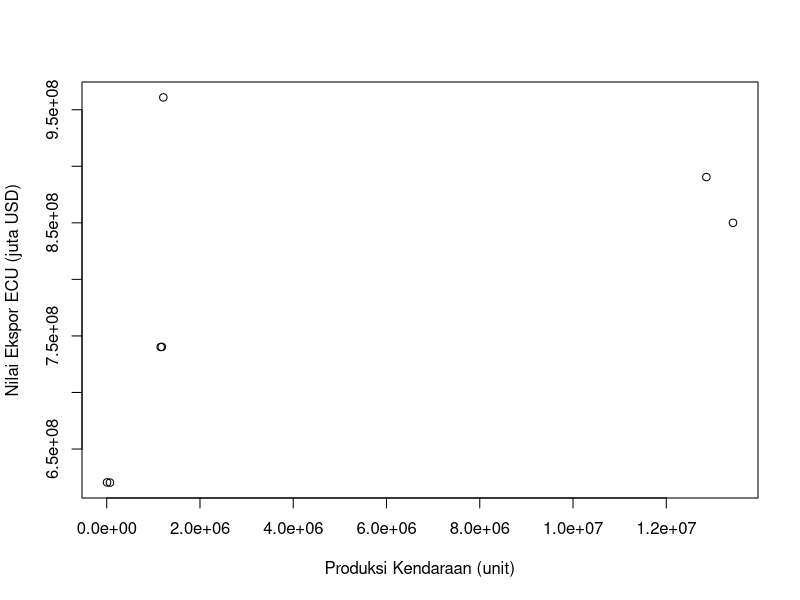
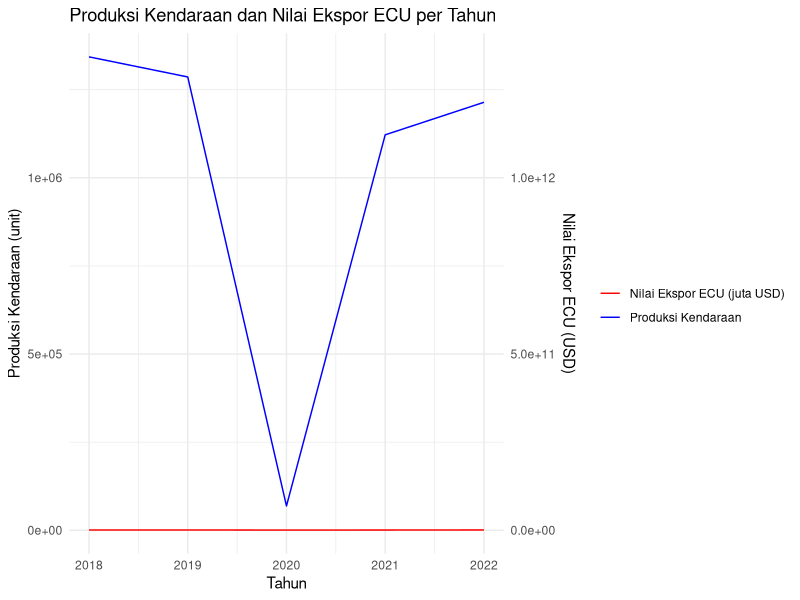
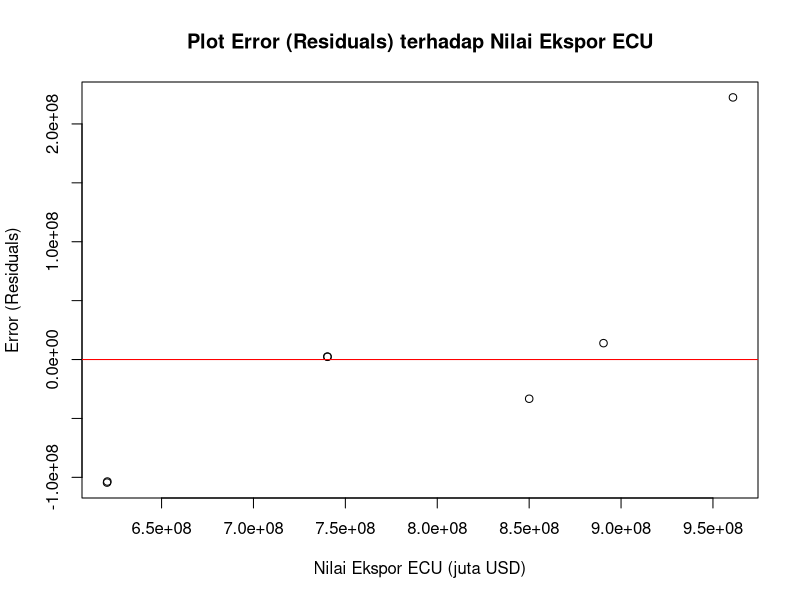
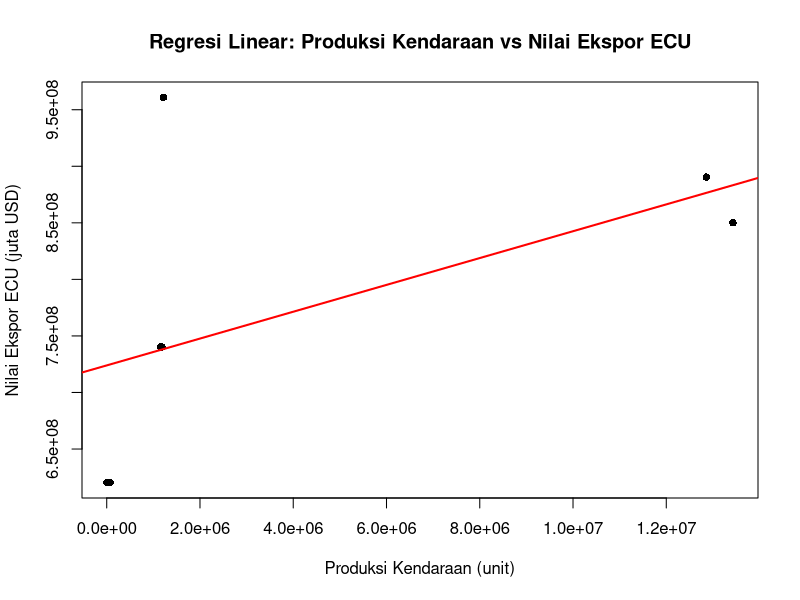

The R source for these figures, in order:
## ---- chunk 1
library(tidyverse) 
library(readxl)    
## ---- chunk 2
library(readxl)
dat <- read_excel('TRADEDATA.xlsx')
plot(dat$`Produksi Kendaraan (unit)`, dat$`Nilai Ekspor ECU (juta USD)`, 
     xlab = "Produksi Kendaraan (unit)", 
     ylab = "Nilai Ekspor ECU (juta USD)")
## ---- chunk 3
data <- data.frame(
  Tahun = c(2018, 2019, 2020, 2021, 2022),
  Produksi = c(1343000, 1286000, 69015, 1121967, 1214250),
  Ekspor = c(850020000, 890450000, 620330000, 740210000, 960890000))
## ---- chunk 4
library(readxl)
dat <- read_excel('TRADEDATA.xlsx')
library(ggplot2)

ggplot(data, aes(x = Tahun)) +
  geom_line(aes(y = Produksi, color = "Produksi Kendaraan")) +
  geom_line(aes(y = Ekspor / 1e6, color = "Nilai Ekspor ECU (juta USD)")) +
  scale_y_continuous(name = "Produksi Kendaraan (unit)", sec.axis = sec_axis(~.*1e6, name = "Nilai Ekspor ECU (USD)")) +
  labs(title = "Produksi Kendaraan dan Nilai Ekspor ECU per Tahun", x = "Tahun") +
  theme_minimal() +
  scale_color_manual("", values = c("Produksi Kendaraan" = "blue", "Nilai Ekspor ECU (juta USD)" = "red"))
## ---- chunk 5
reg1 <- lm(`Nilai Ekspor ECU (juta USD)` ~ `Produksi Kendaraan (unit)`, data = dat)
summary(reg1)

## ---- chunk 6
reg1 <- lm(`Nilai Ekspor ECU (juta USD)` ~ `Produksi Kendaraan (unit)`, data = dat)
dat$u <- resid(reg1)
plot(dat$`Nilai Ekspor ECU (juta USD)`, dat$u, 
     xlab = "Nilai Ekspor ECU (juta USD)", 
     ylab = "Error (Residuals)", 
     main = "Plot Error (Residuals) terhadap Nilai Ekspor ECU")
abline(h = 0, col = "red")


## ---- chunk 7
intercept <- coef(reg1)[1]
slope <- coef(reg1)[2]
cat("Persamaan regresi: Y =", intercept, "+", slope, "* X\n")

## ---- chunk 8
plot(dat$`Produksi Kendaraan (unit)`, dat$`Nilai Ekspor ECU (juta USD)`, 
     main = "Regresi Linear: Produksi Kendaraan vs Nilai Ekspor ECU",
     xlab = "Produksi Kendaraan (unit)", 
     ylab = "Nilai Ekspor ECU (juta USD)", 
     pch = 16)
abline(reg1, col = "red", lwd = 2)

